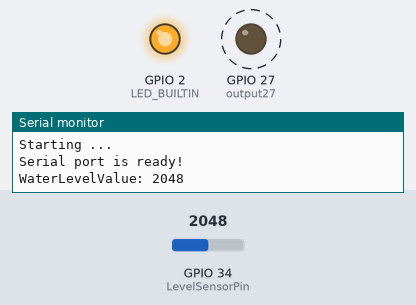
Bench run of a sketch on a simulated ESP32. On the bench: output pins drawn as LEDs (lit = HIGH), the last lines printed to the serial monitor. Dashed ring = blinking. Inputs (shaded band) come from the test bench; at power-on: GPIO 34 (LevelSensorPin) = 2048.

Above: at 1.7 s.
2.3 s: GPIO 34 (LevelSensorPin) set to 1033
5.6 s: GPIO 34 (LevelSensorPin) set to 957
At 6.2 s:
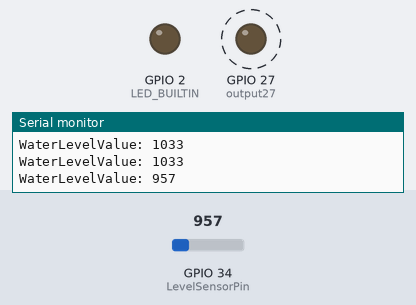
8.9 s: GPIO 34 (LevelSensorPin) set to 1040
At 9.8 s:
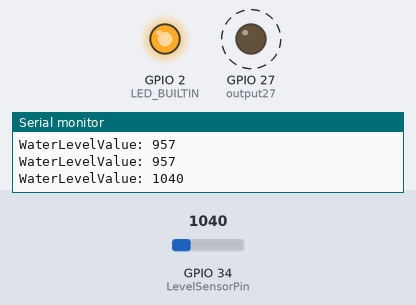
12.2 s: GPIO 34 (LevelSensorPin) set to 960
At 12.8 s:
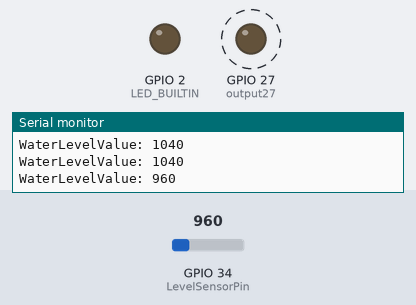
Timing chart, 0 to 16.5 s (numbered marks = the images above; inputs shaded):
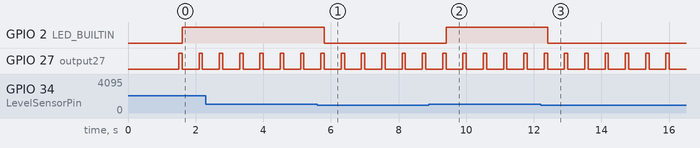

The sketch:

blink_test.ino
```cpp
int LED_BUILTIN = 2;

const int output27 = 27;
const int LevelSensorPin = 34;
const int IndicatorPin = 2;

int WaterLevelValue = 9;
int level = 0;

//                      0    1    2    3    4    5
int LEVELarray [6] = {1125,1245,1450,1720,2080,2630} ;    // Array with the level reference values to determine the waterlevel
                                                          // the "0" level is applicable when there is no water in the reservoir
                                                          // the "5" level is applicable when the reservoir is full


void initSerial() {
  uint32_t startTime = millis();

  Serial.begin(115200);
  delay(1000);
  while (!Serial && (millis() - startTime < 3000) ) {
    delay(10);
  }
  Serial.println("\nStarting ...");
  Serial.println("Serial port is ready!");
}

void setup() {
  // put your setup code here, to run once:
  pinMode(LED_BUILTIN, OUTPUT);
  initSerial();

  pinMode(output27, OUTPUT);
  pinMode(IndicatorPin, OUTPUT);

  pinMode(LevelSensorPin, INPUT);


}

void loop() {
  // put your main code here, to run repeatedly:
  /*
  Serial.println("HIGH");
  digitalWrite(LED_BUILTIN, HIGH);
  delay(1000);
  Serial.println("LOW");
  digitalWrite(LED_BUILTIN, LOW);
  */
  delay(500);
  MEASUREWATERLEVEL();
  INDICATEWATERLEVEL();
}

void MEASUREWATERLEVEL() {
  digitalWrite(output27, HIGH);           // make pin 27 HIGH
  delay(100);                             // allow the circuit to stabilize
  WaterLevelValue = analogRead(LevelSensorPin);  //Read data from analog pin and store it to WaterLevelvalue variable


  digitalWrite(output27, LOW);           // make pin 27 LOW
  Serial.print("WaterLevelValue: ") ;Serial.print(WaterLevelValue);Serial.println();

  // Serial.print(" LEVELarray: "); Serial.print(level); Serial.print(" = "); Serial.print(LEVELarray[level]);Serial.print("   WaterLevelValue: "); Serial.print(WaterLevelValue); Serial.print("  Level: "); Serial.println(level);
  //// uncomment this code for determining the values to be put in the LEVELarray [] using the serial plotter and/or serial monitor or the ARDUINO IDE

}

void INDICATEWATERLEVEL() {
  if (WaterLevelValue > 1000) {
    digitalWrite(LED_BUILTIN, HIGH);
  } else {
    digitalWrite(LED_BUILTIN, LOW);
  }
}
```

Measured:
- the behaviour switches between 1001 and 1000 on GPIO 34 (LevelSensorPin) (found by bisection; images 0 and 1)
- after the input at 5.6 s, GPIO 2 (LED_BUILTIN): HIGH → LOW after 0.20 s
- after the input at 8.9 s, GPIO 2 (LED_BUILTIN): LOW → HIGH after 0.50 s
- after the input at 12.2 s, GPIO 2 (LED_BUILTIN): HIGH → LOW after 0.21 s
- by itself, GPIO 27 (output27): alternates HIGH for 0.10 s and LOW for 0.50 s
